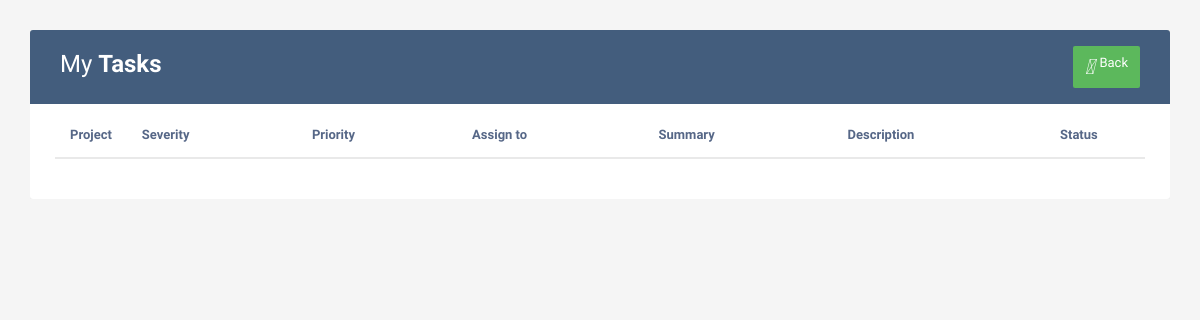
/tasks/saadsalman (signed in), run on an earlier commit of the app's database.
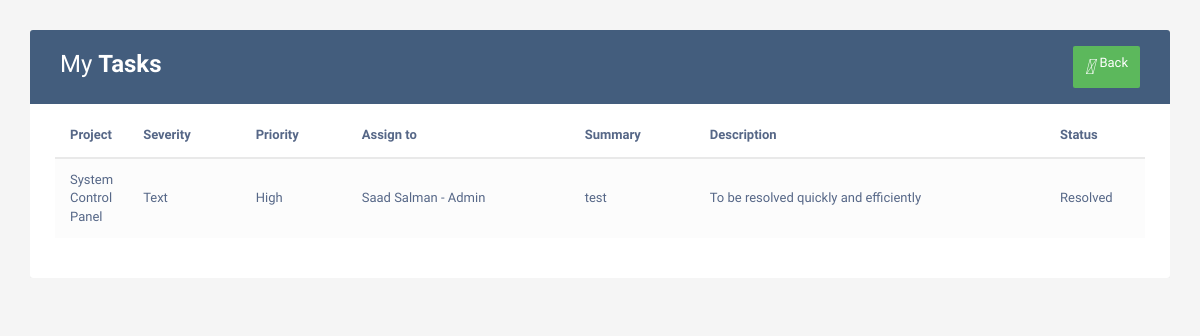
And on a later commit of the database.
### home/models.py (models this page shows, shortened)
class Bug(models.Model):
    project = models.CharField(max_length=122,null=True)
    Severity = models.CharField(max_length=122,null=True)
    Priority = models.CharField(max_length=122,null=True)
    Assign = models.CharField(max_length=122,null=True)
    Summary = models.TextField(null=True)
    Desc = models.TextField(null=True)
    date = models.DateField()
    Image = models.ImageField(upload_to='images/')
    status = models.CharField(max_length=50,default='Unresolved')
    created = models.DateTimeField(auto_now_add = True)
    ended = models.DateField(null=True,blank=True)
    timetaken = models.CharField(max_length=50,null=True,blank=True)
    reportedby = models.CharField(max_length=50)
    resolvedby = models.CharField(max_length=100,blank=True,null=True)

### home/views.py (the view)
# urls.py: path('tasks/<str:username>',views.displaytasks,name='Display task'),
@login_required
def displaytasks(request,username):
    user = User.objects.get(username = username)
    full_name = user.first_name+" "+user.last_name+" - "+user.profile.Designation
    bugs = Bug.objects.filter(Assign = full_name)
    return render(request,'task.html',{'bugs':bugs})

### templates/task.html (shortened to what this page needs)
<!DOCTYPE html>
<html lang="en">
<head>
<link rel="stylesheet" href="https://maxcdn.bootstrapcdn.com/font-awesome/4.7.0/css/font-awesome.min.css">
<link rel="stylesheet" href="https://maxcdn.bootstrapcdn.com/bootstrap/3.3.7/css/bootstrap.min.css">
</head>
<body>
    <div class="container">
        <div class="table-responsive">
            <div class="table-wrapper">
                <div class="table-title">
                    <div class="row">
                        <div class="col-xs-6">
                            <h2>My <b>Tasks</b></h2>
                        </div>
                        <div class="col-xs-6">
                            <a href="/back" class="btn btn-success" data-toggle="modal"><i>&#xE147;</i> <span>Back</span></a>
                        </div>
                    </div>
                </div>
                <table class="table table-striped table-hover">
                    <thead>
                        <tr>
                            <th>Project</th>
                            <th>Severity</th>
                            <th>Priority</th>
                            <th>Assign to</th>
                            <th>Summary</th>
                            <th>Description</th>
                            <th>Status</th>
                        </tr>
                    </thead>
                    <tbody>
                        {% for item in bugs %}
                        <tr>
                            <td> {{item.project}} </td>
                            <td> {{item.Severity}} </td>
                            <td> {{item.Priority}} </td>
                            <td> {{item.Assign}} </td>
                            <td> {{item.Summary}} </td>
                            <td> {{item.Desc}} </td>
                            <td> {{item.status}} </td>
                        </tr>
                        {% endfor %}
                    </tbody>
                </table>
            </div>
        </div>
    </div>
</body>

What changed in the data, as far as the page shows it:
now on this page (row edited): Bug: project "System Control Panel", Severity "Text", Priority "High", Assign "Saad Salman - Admin", Summary "test", Desc "To be resolved quickly and efficiently", status "Resolved"
